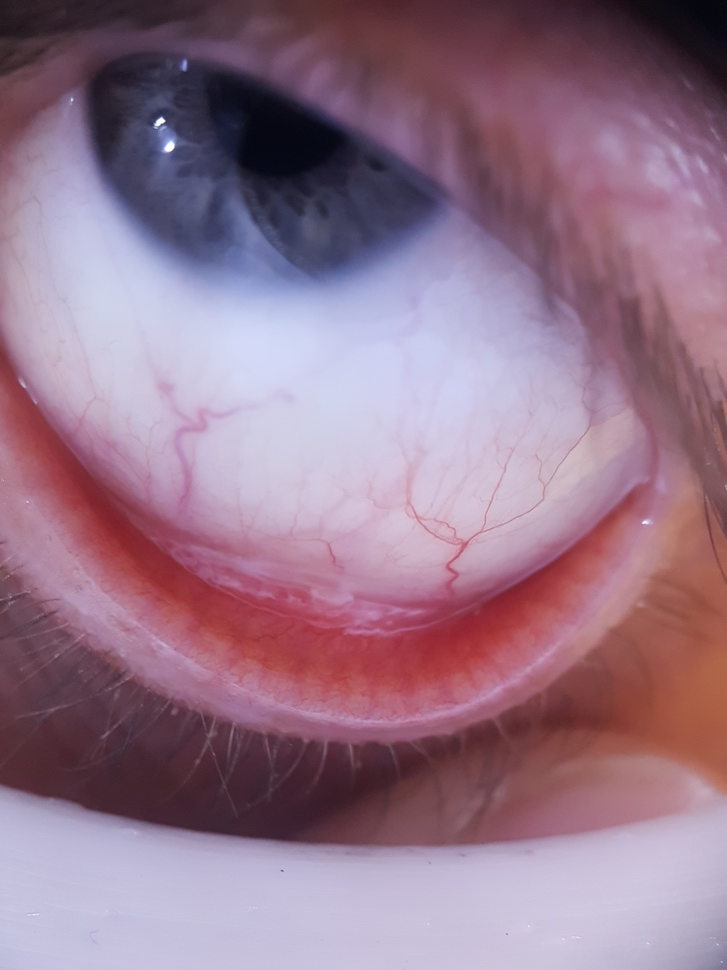
#> input picture Codes/img3.jpg, 727 x 970 px, shrunk from 2988 x 3984 before the run
$ jupyter execute sclera.ipynb
#> lines starting #> are read from the running program, lines starting #| are printed output that depends on the picture; after the words box and inside, x2 and y2 are one past the last pixel; in counts of white or black regions, pixels touching at a corner belong together
[cell 1]
import cv2
import numpy as np
import matplotlib.pyplot as plt
from sklearn.cluster import KMeans
from skimage import filters, morphology, color
from skimage.segmentation import slic

[cell 2]
# Load the sample eye image (replace 'eye_image.jpg' with your actual file path)
image_path = 'img3.jpg'  # Update with the actual path to your dataset image
eye_image = cv2.imread(image_path)
#> eye_image is the input picture: shape (970, 727, 3); mean B, G, R 138.1, 117.8, 149.1

# Convert BGR image to RGB for visualization
eye_image_rgb = cv2.cvtColor(eye_image, cv2.COLOR_BGR2RGB)

# Display the image
plt.figure(figsize=(6, 6))
plt.imshow(eye_image_rgb)
plt.title("Original Eye Image")
plt.axis("off")
plt.show()

[cell 3]
def msrcr(image, sigma_list):
    """
    Apply Multi-Scale Retinex with Color Restoration (MSRCR).
    """
    # Convert to HSV to work on the intensity channel
    hsv = cv2.cvtColor(image, cv2.COLOR_RGB2HSV).astype(np.float32)
    intensity = hsv[:, :, 2] / 255.0

    retinex = np.zeros_like(intensity)
    for sigma in sigma_list:
        gaussian = cv2.GaussianBlur(intensity, (0, 0), sigma)
        log_image = np.log1p(intensity) - np.log1p(gaussian)
        retinex += log_image

    retinex /= len(sigma_list)
    retinex = (retinex - np.min(retinex)) / (np.max(retinex) - np.min(retinex))

    # Restore color
    hsv[:, :, 2] = retinex * 255
    enhanced_image = cv2.cvtColor(hsv.astype(np.uint8), cv2.COLOR_HSV2RGB)
    return enhanced_image

# Apply MSRCR
sigma_list = [15, 80, 250]  # Multi-scale sigma values
enhanced_image = msrcr(eye_image_rgb, sigma_list)
#> after the loop in msrcr, `for sigma in sigma_list:`:
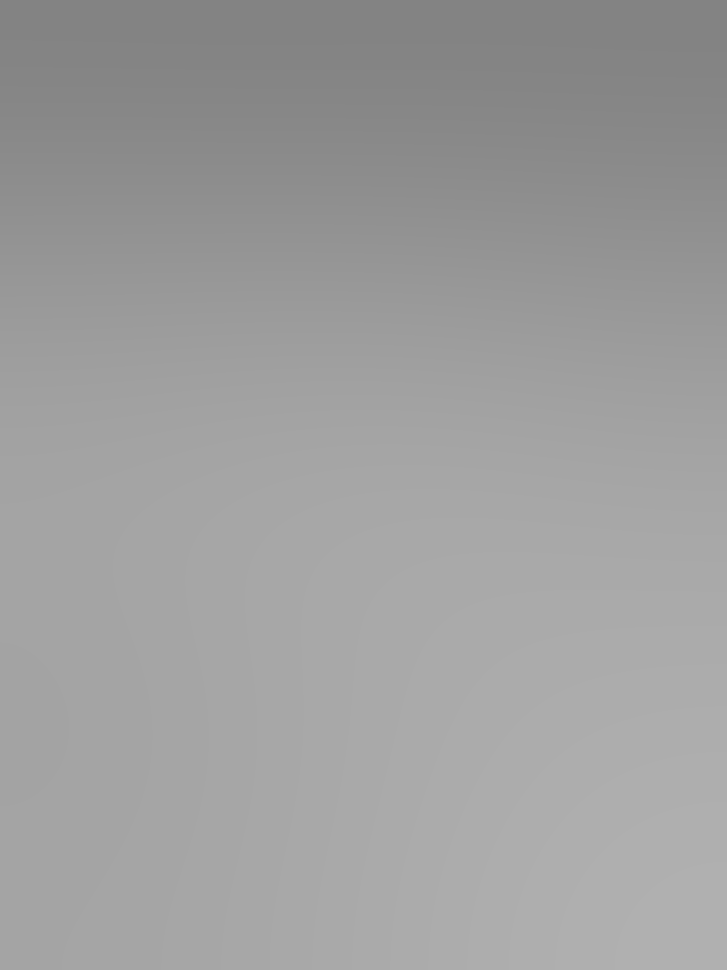
#> gaussian: shape (970, 727) float32; min 0.514, max 0.693, mean 0.621
#> in msrcr, `hsv[:, :, 2] = retinex * 255`:
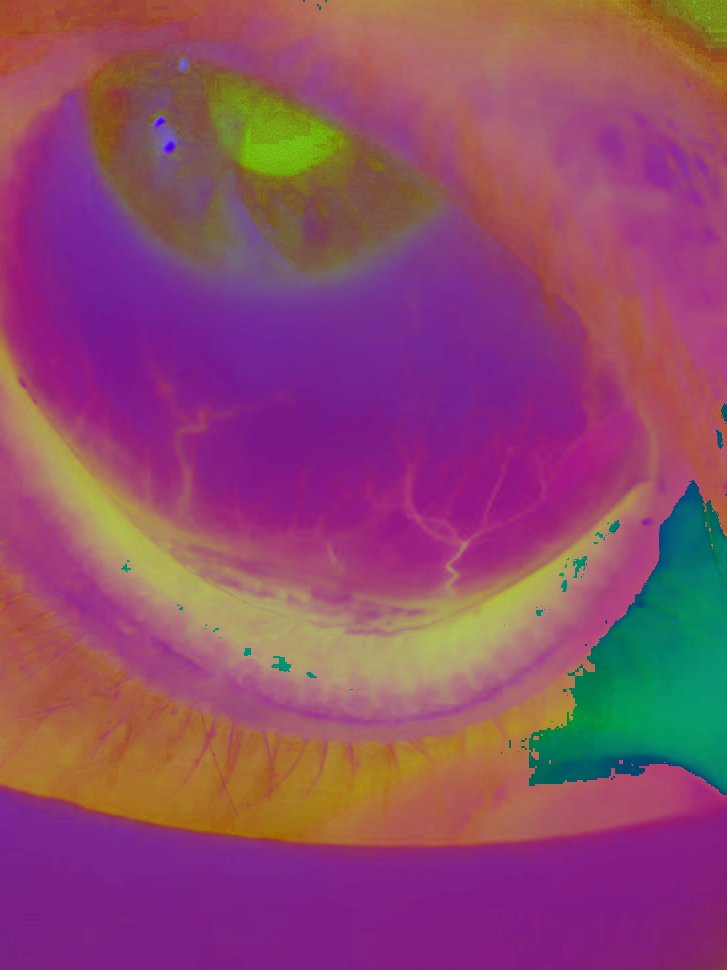
#> hsv: shape (970, 727, 3) float32; mean R, G, B 142.7, 75.2, 107.2

# Display the enhanced image
plt.figure(figsize=(6, 6))
plt.imshow(enhanced_image)
plt.title("Enhanced Eye Image")
plt.axis("off")
plt.show()

[cell 4]
def enhanced_global_threshold(image):
    """
    Enhanced global thresholding with dynamic adjustment based on intensity analysis.
    """
    # Convert the image to grayscale
    gray_image = cv2.cvtColor(image, cv2.COLOR_RGB2GRAY)

    # Compute histogram to analyze intensity distribution
    hist, bin_edges = np.histogram(gray_image, bins=256, range=(0, 256))

    # Select an initial threshold based on histogram peaks
    initial_threshold = np.argmax(hist)

    # Apply a global threshold using the initial value
    _, binary_mask = cv2.threshold(gray_image, initial_threshold, 255, cv2.THRESH_BINARY)

    # Use morphology to clean the mask
    kernel = cv2.getStructuringElement(cv2.MORPH_ELLIPSE, (5, 5))
    refined_mask = cv2.morphologyEx(binary_mask, cv2.MORPH_CLOSE, kernel)

    # Dynamically adjust the threshold to refine the mask
    dynamic_threshold = initial_threshold
    while True:
        # Recompute mask
        _, dynamic_mask = cv2.threshold(gray_image, dynamic_threshold, 255, cv2.THRESH_BINARY)

        # Clean the mask
        dynamic_mask = cv2.morphologyEx(dynamic_mask, cv2.MORPH_CLOSE, kernel)

        # Check mask coverage (e.g., sclera typically covers 5-50% of the image)
        coverage = np.sum(dynamic_mask) / (dynamic_mask.shape[0] * dynamic_mask.shape[1])
        if 0.05 <= coverage <= 0.5:
            refined_mask = dynamic_mask
            break

        # Dynamically adjust threshold
        dynamic_threshold -= 5  # Reduce threshold incrementally
        if dynamic_threshold < 10:  # Stop if too low
            break

    return refined_mask

# Apply the enhanced global threshold
final_global_mask = enhanced_global_threshold(enhanced_image)
#> in enhanced_global_threshold, `gray_image = cv2.cvtColor(image, cv2.COLOR_RGB2GRAY)`:
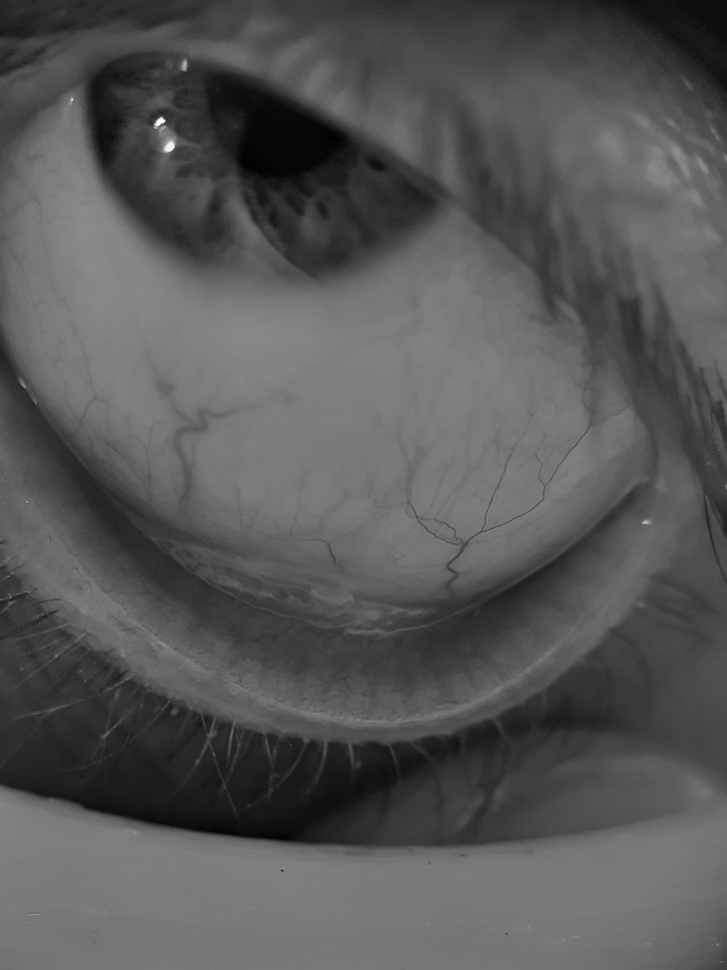
#> gray_image: shape (970, 727); min 0, max 252, mean 86.5
#> in enhanced_global_threshold, `hist, bin_edges = np.histogram(gray_image, bins=256, range=(0, 256))`: hist = 256 values, max 20602 at index 121, min 0 at index 161, mean 2754.6; bin_edges = 257 values from 0 to 256
#> in enhanced_global_threshold, `initial_threshold = np.argmax(hist)`: initial_threshold = 121
#> in enhanced_global_threshold, `_, binary_mask = cv2.threshold(gray_image, initial_threshold, 255, cv2..`:
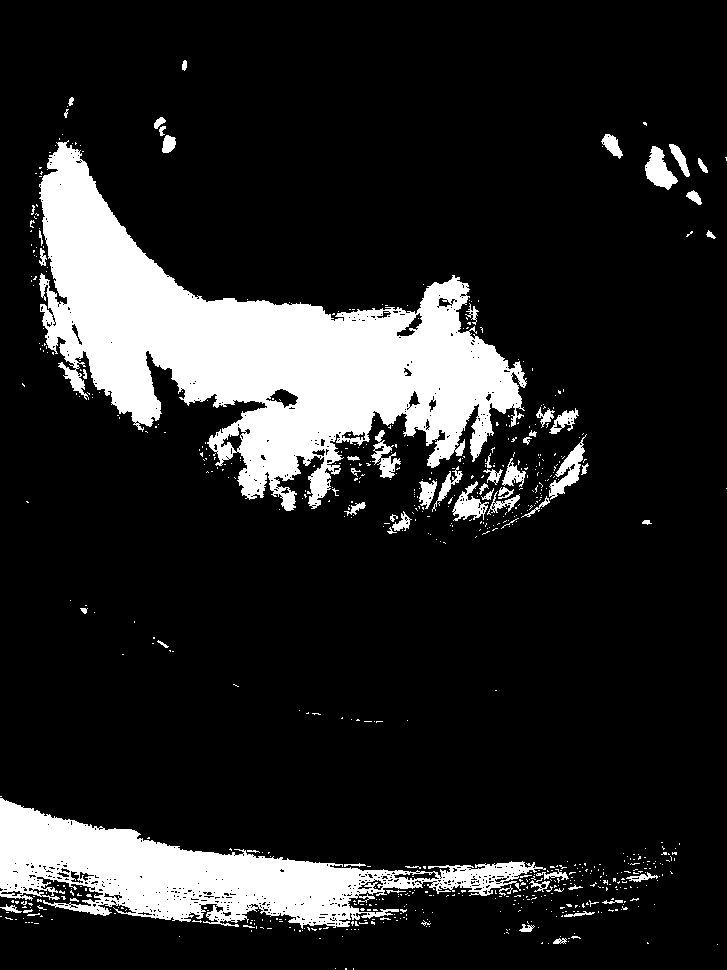
#> binary_mask: shape (970, 727); 15% white; 699 white regions (634 under 20 px), largest, box (x1, y1, x2, y2) and area: (39, 140, 527, 511) 68069, (0, 798, 546, 929) 27363, (549, 434, 587, 500) 804
#> in enhanced_global_threshold, `refined_mask = cv2.morphologyEx(binary_mask, cv2.MORPH_CLOSE, kernel)`: refined_mask: shape (970, 727); 16.5% white; 255 white regions (215 under 20 px), largest, box (x1, y1, x2, y2) and area: (31, 138, 527, 511) 71861, (0, 796, 583, 932) 33621, (452, 453, 528, 535) 2398
#> the loop in enhanced_global_threshold, `while True:` made 23 passes
#> (coverage, dynamic_threshold) on passes 1 to 12: (42.12, 116), (72.2, 111), (83.46, 106), (93.66, 101), (104, 96), (114.3, 91), (125.1, 86), (135, 81), (145.2, 76), (156.9, 71), (169.1, 66), (181.5, 61)
#> after the loop in enhanced_global_threshold, `while True:`: dynamic_threshold = 6

# Display the final global threshold mask
plt.figure(figsize=(6, 6))
plt.imshow(final_global_mask, cmap="gray")
plt.title("Enhanced Global Threshold Mask")
plt.axis("off")
plt.show()

[cell 5]
def refine_mask(binary_mask):
    """
    Refine the binary mask using morphological operations.
    """
    # Apply morphological closing to fill small gaps
    kernel = cv2.getStructuringElement(cv2.MORPH_ELLIPSE, (5, 5))
    closed_mask = cv2.morphologyEx(binary_mask, cv2.MORPH_CLOSE, kernel)

    # Apply morphological opening to remove noise
    refined_mask = cv2.morphologyEx(closed_mask, cv2.MORPH_OPEN, kernel)

    return refined_mask

# Refine the sclera mask
refined_sclera_mask = refine_mask(final_global_mask)
#> in refine_mask, `refined_mask = cv2.morphologyEx(closed_mask, cv2.MORPH_OPEN, kernel)`: refined_mask: shape (970, 727); 16% white; 40 white regions (3 under 20 px), largest, box (x1, y1, x2, y2) and area: (38, 141, 527, 511) 71279, (0, 797, 573, 931) 32857, (453, 462, 526, 521) 2146

# Display the refined mask
plt.figure(figsize=(6, 6))
plt.imshow(refined_sclera_mask, cmap="gray")
plt.title("Refined Sclera Mask")
plt.axis("off")
plt.show()

[cell 6]
def kmeans_segmentation(image, refined_mask, n_clusters=3):
    """
    Apply K-Means clustering for image segmentation.
    """
    # Mask the image to focus on the refined sclera region
    masked_image = cv2.bitwise_and(image, image, mask=refined_mask)

    # Reshape the image into a 2D array of pixels
    pixel_values = masked_image.reshape((-1, 3))
    pixel_values = np.float32(pixel_values)

    # Apply K-Means clustering
    kmeans = KMeans(n_clusters=n_clusters, random_state=0, n_init=10)
    labels = kmeans.fit_predict(pixel_values)

    # Reshape labels to match the image dimensions
    segmented_image = labels.reshape((image.shape[:2]))

    return segmented_image

# Apply K-Means clustering
segmented_sclera = kmeans_segmentation(enhanced_image, refined_sclera_mask)
#> in kmeans_segmentation, `segmented_image = labels.reshape((image.shape[:2]))`:
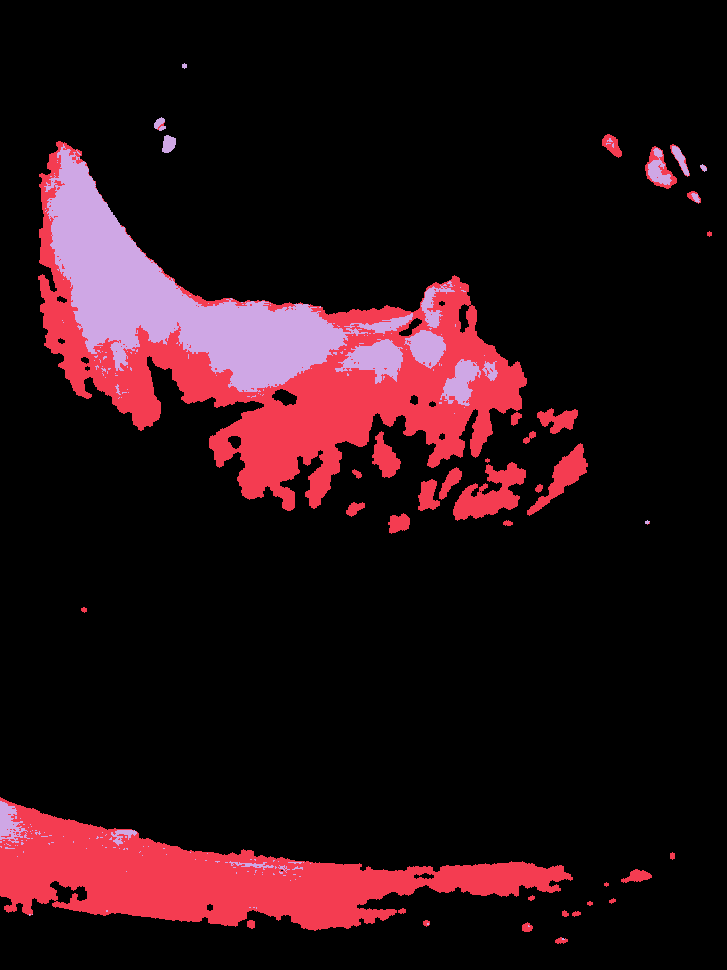
#> segmented_image: shape (970, 727) int32; 3 distinct labels, from 0 to 2; one colour per label, 0 black

# Display the clustered segmentation
plt.figure(figsize=(6, 6))
plt.imshow(segmented_sclera, cmap="viridis")
plt.title("Segmented Sclera Region")
plt.axis("off")
plt.show()

[cell 7]
def extract_sclera_cluster(segmented_image, image, cluster_id):
    """
    Extract the cluster corresponding to the sclera and refine the mask.
    """
    # Create a binary mask for the sclera cluster
    sclera_cluster_mask = np.where(segmented_image == cluster_id, 255, 0).astype(np.uint8)

    # Apply the mask to the original image
    sclera_region = cv2.bitwise_and(image, image, mask=sclera_cluster_mask)

    return sclera_cluster_mask, sclera_region

# Assuming the brightest cluster corresponds to the sclera
# You can verify this by inspecting the clusters manually
brightest_cluster_id = np.argmax(np.bincount(segmented_sclera.flatten()))
#> brightest_cluster_id = 0

# Extract the sclera cluster
sclera_cluster_mask, sclera_region = extract_sclera_cluster(segmented_sclera, enhanced_image, brightest_cluster_id)
#> in extract_sclera_cluster, `sclera_cluster_mask = np.where(segmented_image == cluster_id, 255, 0)...`: sclera_cluster_mask: shape (970, 727); 84% white; 40 black regions (3 under 20 px), largest, box (x1, y1, x2, y2) and area: (38, 141, 527, 511) 71279, (0, 797, 573, 931) 32855, (453, 462, 526, 521) 2146
#> in extract_sclera_cluster, `sclera_region = cv2.bitwise_and(image, image, mask=sclera_cluster_mask)`:
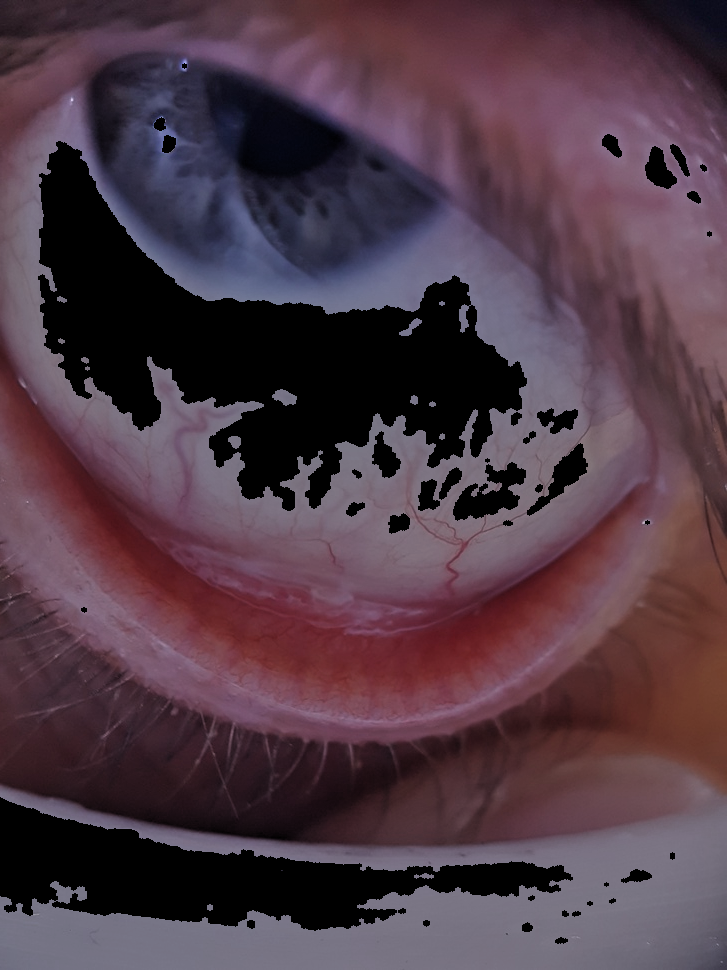
#> sclera_region: shape (970, 727, 3); mean R, G, B 80.1, 58.6, 70.1

# Display the extracted sclera mask
plt.figure(figsize=(6, 6))
plt.imshow(sclera_cluster_mask, cmap="gray")
plt.title("Final Sclera Mask")
plt.axis("off")
plt.show()

# Display the extracted sclera region
plt.figure(figsize=(6, 6))
plt.imshow(sclera_region)
plt.title("Extracted Sclera Region")
plt.axis("off")
plt.show()

$ run again, with Codes/img2.jpg copied over Codes/img3.jpg
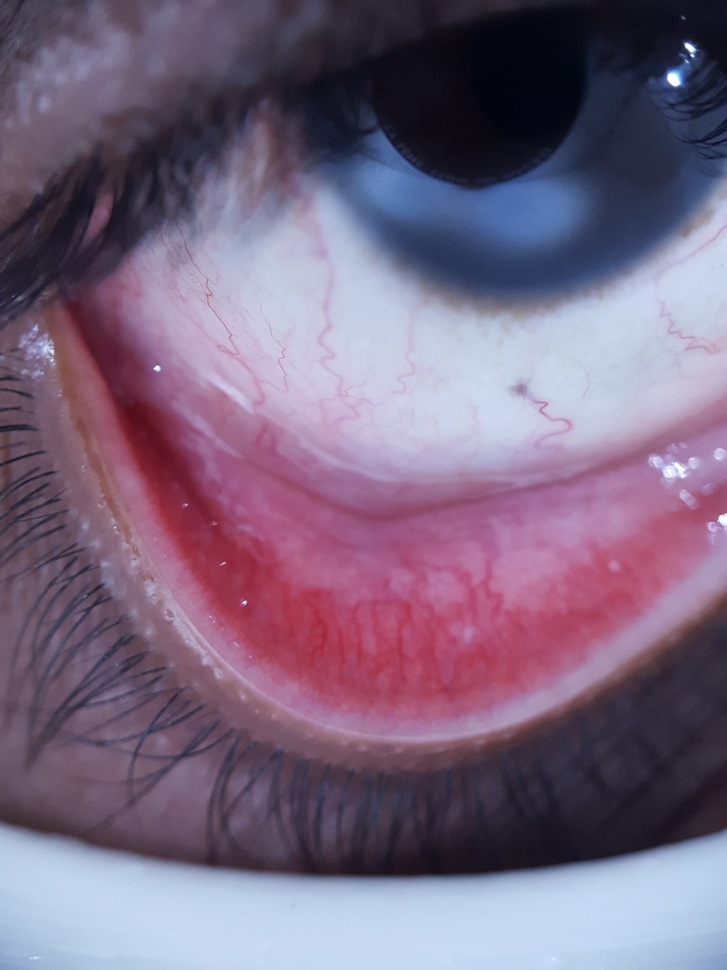
#> input picture Codes/img2.jpg, 727 x 970 px, shrunk from 2988 x 3984 before the run
#> eye_image is the input picture: shape (970, 727, 3); mean B, G, R 127.8, 103.1, 121.8
#> hist = 256 values, max 18873 at index 128, min 0 at index 184, mean 2754.6; bin_edges = 257 values from 0 to 256
#> initial_threshold = 128
#> binary_mask: shape (970, 727); 7.6% white; 509 white regions (453 under 20 px), largest, box (x1, y1, x2, y2) and area: (196, 838, 727, 966) 24412, (504, 194, 727, 356) 9141, (209, 226, 325, 359) 6353
#> the loop in enhanced_global_threshold, `while True:` made 24 passes
#> (coverage, dynamic_threshold) on passes 1 to 8: (21.84, 123), (45.84, 118), (56.69, 113), (64.1, 108), (71.06, 103), (78.33, 98), (88.13, 93), (99.66, 88)
#> after the loop in enhanced_global_threshold, `while True:`: dynamic_threshold = 8
#> in kmeans_segmentation, `segmented_image = labels.reshape((image.shape[:2]))`:
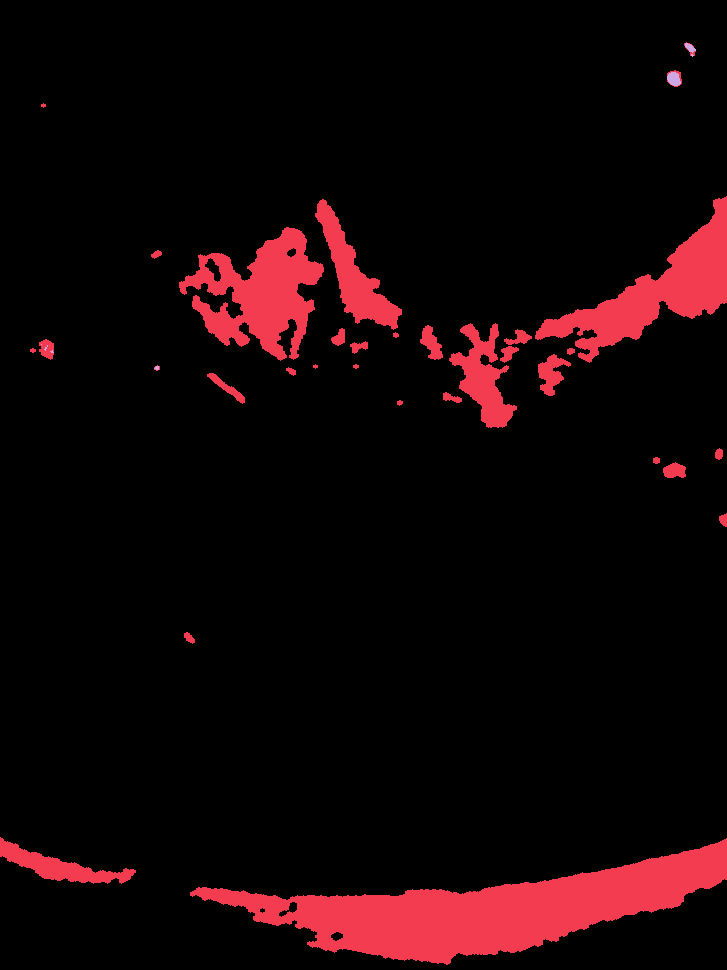
#> segmented_image: shape (970, 727) int32; 3 distinct labels, from 0 to 2; one colour per label, 0 black
#> brightest_cluster_id = 0
#> sclera_cluster_mask: shape (970, 727); 91.8% white; 32 black regions (2 under 20 px), largest, box (x1, y1, x2, y2) and area: (190, 838, 727, 965) 26389, (535, 196, 727, 363) 9755, (179, 227, 324, 361) 9370
#> in extract_sclera_cluster, `sclera_region = cv2.bitwise_and(image, image, mask=sclera_cluster_mask)`:
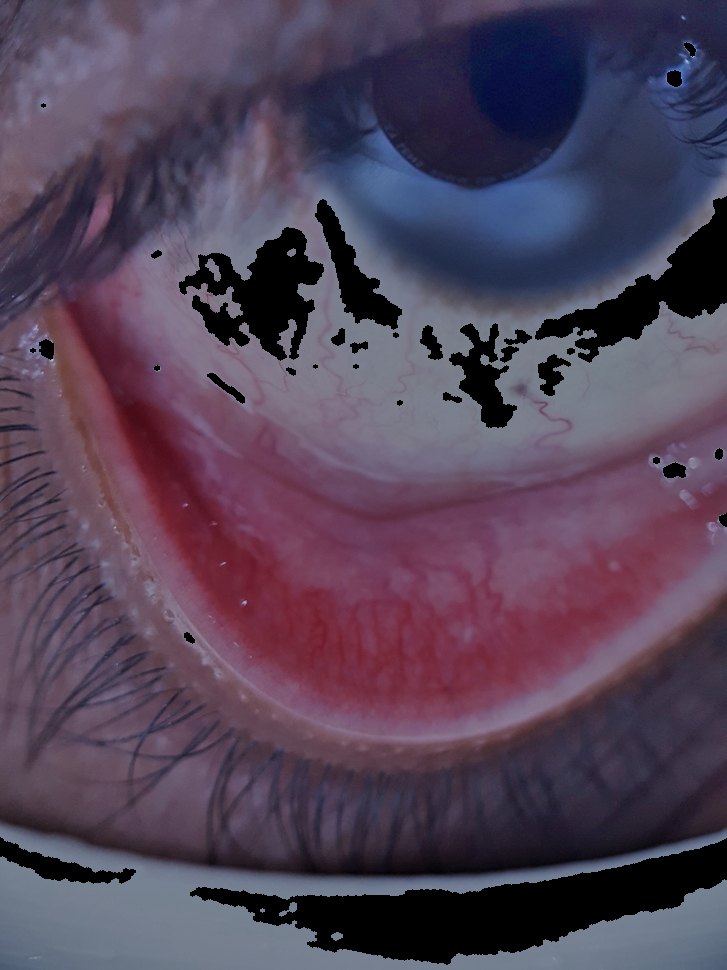
#> sclera_region: shape (970, 727, 3); mean R, G, B 82.8, 67.4, 87.8
